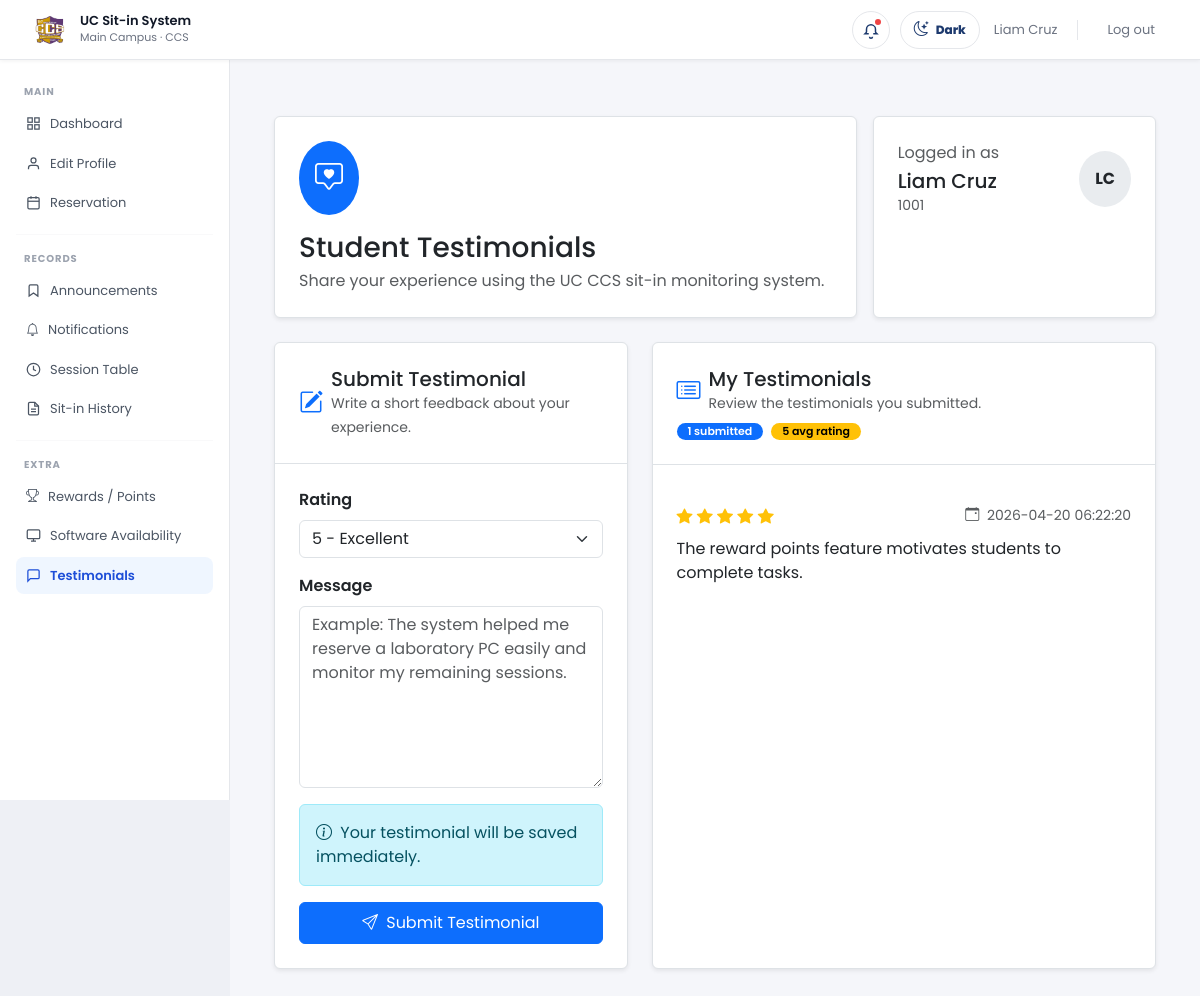
/student_module/testimonials.php (signed in), run on the app's committed database.
### tables this page shows
CREATE TABLE IF NOT EXISTS testimonials (
  id INT AUTO_INCREMENT PRIMARY KEY,
  student_id INT NOT NULL,
  rating INT NOT NULL DEFAULT 5,
  message TEXT NOT NULL,
  status ENUM('pending','approved','rejected') NOT NULL DEFAULT 'pending',
  created_at DATETIME NOT NULL DEFAULT CURRENT_TIMESTAMP,
  updated_at DATETIME NULL DEFAULT NULL ON UPDATE CURRENT_TIMESTAMP,

  INDEX idx_testimonial_student (student_id),
  INDEX idx_testimonial_status (status),

  CONSTRAINT fk_testimonial_student
    FOREIGN KEY (student_id)
    REFERENCES students(id)
    ON DELETE CASCADE
    ON UPDATE CASCADE
);

### controllers/announcements/student_notifications.php (called while the page is built, shortened)
<?php
$student_id = (int)($_SESSION['student_id'] ?? 0);

### student_module/testimonials.php (the view, shortened to what this page needs)
<?php
$studentid_no = htmlspecialchars($_SESSION['studentid'] ?? '');
$firstname    = htmlspecialchars($_SESSION['firstname'] ?? '');
$lastname     = htmlspecialchars($_SESSION['lastname'] ?? '');
$initials     = strtoupper(substr($firstname, 0, 1) . substr($lastname, 0, 1));
require_once '../controllers/announcements/student_notifications.php';
$myTestimonials = [];
$stmt = $conn->prepare("
    SELECT rating, message, created_at
    FROM testimonials
    WHERE student_id = ?
    ORDER BY created_at DESC
");
if ($stmt) {
    $stmt->bind_param('i', $student_id);
    $stmt->execute();
    $myTestimonials = $stmt->get_result()->fetch_all(MYSQLI_ASSOC);
}
$totalTestimonials = count($myTestimonials);
$averageRating = 0;
if ($totalTestimonials > 0) {
    $ratingTotal = 0;
    foreach ($myTestimonials as $item) {
        $ratingTotal += (int)$item['rating'];
    }
    $averageRating = round($ratingTotal / $totalTestimonials, 1);
}
?>
<!DOCTYPE html>
<html lang="en">
<head>
  <link rel="stylesheet" href="https://cdn.jsdelivr.net/npm/bootstrap@5.3.3/dist/css/bootstrap.min.css">
  <link rel="stylesheet" href="../assets/css/style.css">
  <link rel="stylesheet" href="../assets/css/student.css">
  <link rel="stylesheet" href="https://cdn.jsdelivr.net/npm/bootstrap-icons@1.11.3/font/bootstrap-icons.css">
</head>
<body class="student-dashboard-page">
  <nav class="uc-nav">
    <a class="nav-brand" href="student_dashboard.php">
      <img src="../assets/images/ccsmainlog_nobg.png" alt="UC CCS Logo" class="nav-logo">
      <div>
        <div class="nav-title">UC Sit-in System</div>
        <div class="nav-sub">Main Campus · CCS</div>
      </div>
    </a>
    <div class="nav-links" id="navLinks">
      <div class="notif-dropdown" id="notifDropdown">
        <button type="button" class="notif-bell-btn" id="notifBellBtn" aria-label="Notifications">
          <svg viewBox="0 0 24 24" fill="none" stroke="currentColor" stroke-width="2">
            <path d="M15 17h5l-1.4-1.4A2 2 0 0 1 18 14.2V11a6 6 0 1 0-12 0v3.2a2 2 0 0 1-.6 1.4L4 17h5"></path>
            <path d="M10 21a2 2 0 0 0 4 0"></path>
          </svg>
          <span class="notif-dot" id="notifDot"></span>
        </button>
      </div>
      <button type="button" class="dark-toggle" id="darkModeToggle" onclick="toggleDarkMode()" aria-label="Toggle dark mode" aria-pressed="false">
      </button>
      <span style="font-size:13px; color:#6b7280; padding:0 4px;">
        <?= $firstname . ' ' . $lastname ?>
      </span>
      <a class="nav-link" href="../controllers/auth/logout.php">
        Log out
      </a>
    </div>
  </nav>
  <div class="admin-layout">
    <?php require __DIR__ . '/../includes/student_sidebar.php'; ?>
    <main class="admin-main">
      <div class="container-fluid py-4">
        <div class="row align-items-stretch g-3 mb-4">
          <div class="col-lg-8">
            <div class="card border shadow-sm h-100">
              <div class="card-body p-4">
                <div class="d-flex flex-wrap align-items-center gap-3">
                  <div class="rounded-circle bg-primary text-white d-inline-flex align-items-center justify-content-center p-3">
                    <i class="bi bi-chat-square-heart fs-3"></i>
                  </div>
                  <div>
                    <h1 class="h3 mb-1">Student Testimonials</h1>
                    <p class="text-muted mb-0">
                      Share your experience using the UC CCS sit-in monitoring system.
                    </p>
                  </div>
                </div>
              </div>
            </div>
          </div>
          <div class="col-lg-4">
            <div class="card border shadow-sm h-100">
              <div class="card-body p-4">
                <div class="d-flex justify-content-between align-items-center">
                  <div>
                    <p class="text-muted mb-1">Logged in as</p>
                    <h2 class="h5 mb-0"><?= $firstname ?> <?= $lastname ?></h2>
                    <small class="text-muted"><?= $studentid_no ?></small>
                  </div>
                  <div class="rounded-circle bg-body-secondary d-inline-flex align-items-center justify-content-center p-3">
                    <strong><?= $initials ?></strong>
                  </div>
                </div>
              </div>
            </div>
          </div>
        </div>
        <div class="row g-4">
          <div class="col-xl-5">
            <div class="card border shadow-sm h-100">
              <div class="card-header bg-transparent border-bottom p-4">
                <div class="d-flex align-items-center gap-2">
                  <i class="bi bi-pencil-square text-primary fs-4"></i>
                  <div>
                    <h2 class="h5 mb-0">Submit Testimonial</h2>
                    <small class="text-muted">Write a short feedback about your experience.</small>
                  </div>
                </div>
              </div>
              <div class="card-body p-4">
                <form method="POST" id="testimonialForm">
                  <div class="mb-3">
                    <label class="form-label fw-semibold">Rating</label>
                    <select class="form-select" name="rating" required>
                      <option value="5">5 - Excellent</option>
                    </select>
                  </div>
                  <div class="mb-3">
                    <label class="form-label fw-semibold">Message</label>
                    <textarea
                      class="form-control"
                      name="message"
                      rows="7"
                      placeholder="Example: The system helped me reserve a laboratory PC easily and monitor my remaining sessions."
                      required></textarea>
                  </div>
                  <div class="alert alert-info mb-3">
                    <i class="bi bi-info-circle me-1"></i>
                    Your testimonial will be saved immediately.
                  </div>
                  <button class="btn btn-primary w-100 py-2" type="submit" id="submitTestimonialBtn">
                    <i class="bi bi-send me-1"></i>
                    Submit Testimonial
                  </button>
                </form>
              </div>
            </div>
          </div>
          <div class="col-xl-7">
            <div class="card border shadow-sm h-100">
              <div class="card-header bg-transparent border-bottom p-4">
                <div class="d-flex flex-wrap justify-content-between align-items-center gap-2">
                  <div class="d-flex align-items-center gap-2">
                    <i class="bi bi-card-list text-primary fs-4"></i>
                    <div>
                      <h2 class="h5 mb-0">My Testimonials</h2>
                      <small class="text-muted">Review the testimonials you submitted.</small>
                    </div>
                  </div>
                  <div class="d-flex flex-wrap gap-2">
                    <span class="badge text-bg-primary rounded-pill">
                      <?= $totalTestimonials ?> submitted
                    </span>
                    <span class="badge text-bg-warning rounded-pill">
                      <?= $averageRating ?: '0' ?> avg rating
                    </span>
                  </div>
                </div>
              </div>
              <div class="card-body p-4">
                <?php if (!$myTestimonials): ?>
                  <div class="text-center py-5">
                    <i class="bi bi-chat-square-text display-5 text-muted"></i>
                    <h3 class="h5 mt-3">No testimonials yet</h3>
                    <p class="text-muted mb-0">
                      Submit your first testimonial using the form.
                    </p>
                  </div>
                <?php else: ?>
                  <div class="list-group list-group-flush">
                    <?php foreach ($myTestimonials as $item): ?>
                      <div class="list-group-item px-0 py-3 bg-transparent">
                        <div class="d-flex flex-wrap justify-content-between align-items-start gap-2 mb-2">
                          <div>
                            <?php for ($i = 1; $i <= 5; $i++): ?>
                              <i class="bi <?= $i <= (int)$item['rating'] ? 'bi-star-fill text-warning' : 'bi-star text-muted' ?>"></i>
                            <?php endfor; ?>
                          </div>
                          <small class="text-muted">
                            <i class="bi bi-calendar-event me-1"></i>
                            <?= htmlspecialchars($item['created_at']) ?>
                          </small>
                        </div>
                        <p class="mb-0">
                          <?= nl2br(htmlspecialchars($item['message'])) ?>
                        </p>
                      </div>
                    <?php endforeach; ?>
                  </div>
                <?php endif; ?>
              </div>
            </div>
          </div>
        </div>
      </div>
    </main>
  </div>
</body>
</html>

### assets/css/style.css (style rules this page uses)
*, *::before, *::after { box-sizing: border-box; margin: 0; padding: 0; }
body { font-family: 'Poppins', sans-serif; background: #eef0f5; color: #111827; min-height: 100vh; }
.uc-nav { background: #ffffff; border-bottom: 1px solid #e5e7eb; padding: 0 2rem; display: flex; align-items: center; justify-content: space-between; height: 60px; position: sticky; top: 0; z-index: 100; box-shadow: 0 1px 4px rgba(0,0,0,0.06); }
.nav-brand { display: flex; align-items: center; gap: 12px; text-decoration: none; }
.nav-logo { width: 36px; height: 36px; border-radius: 9px; object-fit: contain; flex-shrink: 0; }
.nav-title { font-size: 13px; font-weight: 600; color: #111827; line-height: 1.2; }
.nav-sub { font-size: 11px; color: #6b7280; }
.nav-links { display: flex; align-items: center; gap: 10px; }
.nav-link { padding: 7px 13px; border-radius: 8px; font-size: 13px; color: #6b7280; cursor: pointer; transition: all 0.15s; border: none; background: transparent; font-family: 'Poppins', sans-serif; text-decoration: none; display: inline-block; }
.admin-layout { display: flex; min-height: calc(100vh - 60px); }
.admin-main { flex: 1; padding: 2rem; overflow-y: auto; background: #f5f6fa; }
.badge { display: inline-block; padding: 3px 11px; border-radius: 99px; font-size: 11px; font-weight: 600; }

### assets/css/student.css (style rules this page uses)
body.student-dashboard-page .notif-dropdown { position: relative; }
body.student-dashboard-page .notif-bell-btn { position: relative; width: 38px; height: 38px; border: 1px solid #e5e7eb; background: #fff; border-radius: 50%; display: inline-flex; align-items: center; justify-content: center; cursor: pointer; transition: all 0.18s ease; }
body.student-dashboard-page .notif-bell-btn svg { width: 18px; height: 18px; color: #1d3a6e; }
body.student-dashboard-page .notif-bell-btn.has-new svg { animation: bellRing 1.2s ease-in-out infinite; transform-origin: top center; }
body.student-dashboard-page .notif-dot { position: absolute; top: 5px; right: 6px; width: 10px; height: 10px; border-radius: 50%; background: #ef4444; border: 2px solid #fff; display: none; }
body.student-dashboard-page .notif-dot.show { display: block; animation: bellPulse 1.2s infinite; }
.dark-toggle { border:1px solid #e5e7eb; background:#fff; color:#1d3a6e; border-radius:999px; height:38px; padding:0 13px; display:inline-flex; align-items:center; gap:7px; font-size:12px; font-weight:800; font-family:'Poppins',sans-serif; cursor:pointer; transition:all .18s ease; }

### data on the page
testimonials: rating 5 (drawn), created_at "2026-04-20 06:22:20", message "The reward points feature motivates students to complete tasks."

### other printed values
$firstname "Liam"
$lastname "Cruz"
$studentid_no "1001"
$initials "LC"
$totalTestimonials "1"
$averageRating ?: '0' "5"
